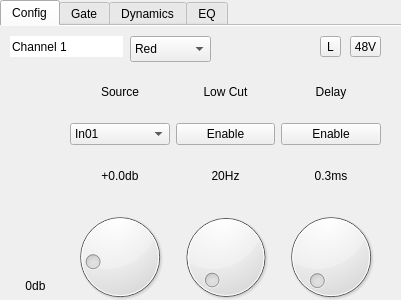
<?xml version="1.0" encoding="UTF-8"?>
<ui version="4.0">
 <class>Form</class>
 <widget class="QWidget" name="Form">
  <property name="geometry">
   <rect>
    <x>0</x>
    <y>0</y>
    <width>401</width>
    <height>300</height>
   </rect>
  </property>
  <property name="windowTitle">
   <string>Form</string>
  </property>
  <widget class="QTabWidget" name="tabWidget">
   <property name="geometry">
    <rect>
     <x>0</x>
     <y>0</y>
     <width>401</width>
     <height>301</height>
    </rect>
   </property>
   <property name="currentIndex">
    <number>0</number>
   </property>
   <property name="documentMode">
    <bool>true</bool>
   </property>
   <widget class="QWidget" name="config">
    <attribute name="title">
     <string>Config</string>
    </attribute>
    <widget class="QToolButton" name="_linkToggle">
     <property name="geometry">
      <rect>
       <x>320</x>
       <y>10</y>
       <width>21</width>
       <height>21</height>
      </rect>
     </property>
     <property name="text">
      <string>L</string>
     </property>
     <property name="checkable">
      <bool>true</bool>
     </property>
    </widget>
    <widget class="QToolButton" name="_phantomToggle">
     <property name="geometry">
      <rect>
       <x>350</x>
       <y>10</y>
       <width>31</width>
       <height>21</height>
      </rect>
     </property>
     <property name="text">
      <string>48V</string>
     </property>
     <property name="checkable">
      <bool>true</bool>
     </property>
    </widget>
    <widget class="QLineEdit" name="_channelName">
     <property name="geometry">
      <rect>
       <x>10</x>
       <y>10</y>
       <width>113</width>
       <height>21</height>
      </rect>
     </property>
     <property name="text">
      <string>Channel 1</string>
     </property>
     <property name="frame">
      <bool>false</bool>
     </property>
     <property name="placeholderText">
      <string/>
     </property>
    </widget>
    <widget class="QComboBox" name="_colourDropdown">
     <property name="geometry">
      <rect>
       <x>130</x>
       <y>10</y>
       <width>81</width>
       <height>26</height>
      </rect>
     </property>
     <item>
      <property name="text">
       <string>Red</string>
      </property>
     </item>
     <item>
      <property name="text">
       <string>Green</string>
      </property>
     </item>
     <item>
      <property name="text">
       <string>Yellow</string>
      </property>
     </item>
     <item>
      <property name="text">
       <string>Blue</string>
      </property>
     </item>
     <item>
      <property name="text">
       <string>Magenta</string>
      </property>
     </item>
     <item>
      <property name="text">
       <string>Cyan</string>
      </property>
     </item>
     <item>
      <property name="text">
       <string>White</string>
      </property>
     </item>
    </widget>
    <widget class="QWidget" name="verticalLayoutWidget">
     <property name="geometry">
      <rect>
       <x>70</x>
       <y>40</y>
       <width>311</width>
       <height>241</height>
      </rect>
     </property>
     <layout class="QGridLayout" name="gridLayout">
      <item row="0" column="0">
       <widget class="QLabel" name="_sourceLabel">
        <property name="text">
         <string>Source</string>
        </property>
        <property name="alignment">
         <set>Qt::AlignCenter</set>
        </property>
       </widget>
      </item>
      <item row="1" column="0">
       <widget class="QComboBox" name="_inputSelect">
        <property name="minimumContentsLength">
         <number>1</number>
        </property>
        <item>
         <property name="text">
          <string>In01</string>
         </property>
        </item>
       </widget>
      </item>
      <item row="3" column="0">
       <widget class="QDial" name="_gainDial">
        <property name="minimum">
         <number>-12</number>
        </property>
        <property name="maximum">
         <number>60</number>
        </property>
        <property name="singleStep">
         <number>0</number>
        </property>
        <property name="tracking">
         <bool>true</bool>
        </property>
        <property name="orientation">
         <enum>Qt::Horizontal</enum>
        </property>
        <property name="invertedAppearance">
         <bool>false</bool>
        </property>
        <property name="invertedControls">
         <bool>false</bool>
        </property>
        <property name="notchesVisible">
         <bool>false</bool>
        </property>
       </widget>
      </item>
      <item row="2" column="0">
       <widget class="QLabel" name="_gainLevel">
        <property name="text">
         <string>+0.0db</string>
        </property>
        <property name="alignment">
         <set>Qt::AlignCenter</set>
        </property>
       </widget>
      </item>
      <item row="0" column="1">
       <widget class="QLabel" name="_lowcutLabel">
        <property name="text">
         <string>Low Cut</string>
        </property>
        <property name="alignment">
         <set>Qt::AlignCenter</set>
        </property>
       </widget>
      </item>
      <item row="1" column="1">
       <widget class="QPushButton" name="_lowcutToggle">
        <property name="text">
         <string>Enable</string>
        </property>
        <property name="checkable">
         <bool>true</bool>
        </property>
       </widget>
      </item>
      <item row="3" column="1">
       <widget class="QDial" name="_lowcutDial">
        <property name="minimum">
         <number>20</number>
        </property>
        <property name="maximum">
         <number>400</number>
        </property>
       </widget>
      </item>
      <item row="2" column="1">
       <widget class="QLabel" name="_lowcutLevel">
        <property name="text">
         <string>20Hz</string>
        </property>
        <property name="alignment">
         <set>Qt::AlignCenter</set>
        </property>
       </widget>
      </item>
      <item row="0" column="2">
       <widget class="QLabel" name="_delayLabel">
        <property name="text">
         <string>Delay</string>
        </property>
        <property name="alignment">
         <set>Qt::AlignCenter</set>
        </property>
       </widget>
      </item>
      <item row="1" column="2">
       <widget class="QPushButton" name="_delayToggle">
        <property name="text">
         <string>Enable</string>
        </property>
        <property name="checkable">
         <bool>true</bool>
        </property>
       </widget>
      </item>
      <item row="2" column="2">
       <widget class="QLabel" name="_delayLevel">
        <property name="text">
         <string>0.3ms</string>
        </property>
        <property name="alignment">
         <set>Qt::AlignCenter</set>
        </property>
       </widget>
      </item>
      <item row="3" column="2">
       <widget class="QDial" name="_delayDial">
        <property name="minimum">
         <number>0</number>
        </property>
        <property name="maximum">
         <number>300</number>
        </property>
        <property name="singleStep">
         <number>1</number>
        </property>
       </widget>
      </item>
     </layout>
    </widget>
    <widget class="QWidget" name="_meter" native="true">
     <property name="geometry">
      <rect>
       <x>20</x>
       <y>40</y>
       <width>31</width>
       <height>201</height>
      </rect>
     </property>
    </widget>
    <widget class="QLabel" name="_meterLabel">
     <property name="geometry">
      <rect>
       <x>10</x>
       <y>250</y>
       <width>51</width>
       <height>20</height>
      </rect>
     </property>
     <property name="text">
      <string>0db</string>
     </property>
     <property name="alignment">
      <set>Qt::AlignCenter</set>
     </property>
    </widget>
   </widget>
   <widget class="QWidget" name="gate">
    <attribute name="title">
     <string>Gate</string>
    </attribute>
   </widget>
   <widget class="QWidget" name="dynamics">
    <attribute name="title">
     <string>Dynamics</string>
    </attribute>
   </widget>
   <widget class="QWidget" name="eq">
    <attribute name="title">
     <string>EQ</string>
    </attribute>
   </widget>
  </widget>
 </widget>
 <resources/>
 <connections/>
</ui>
